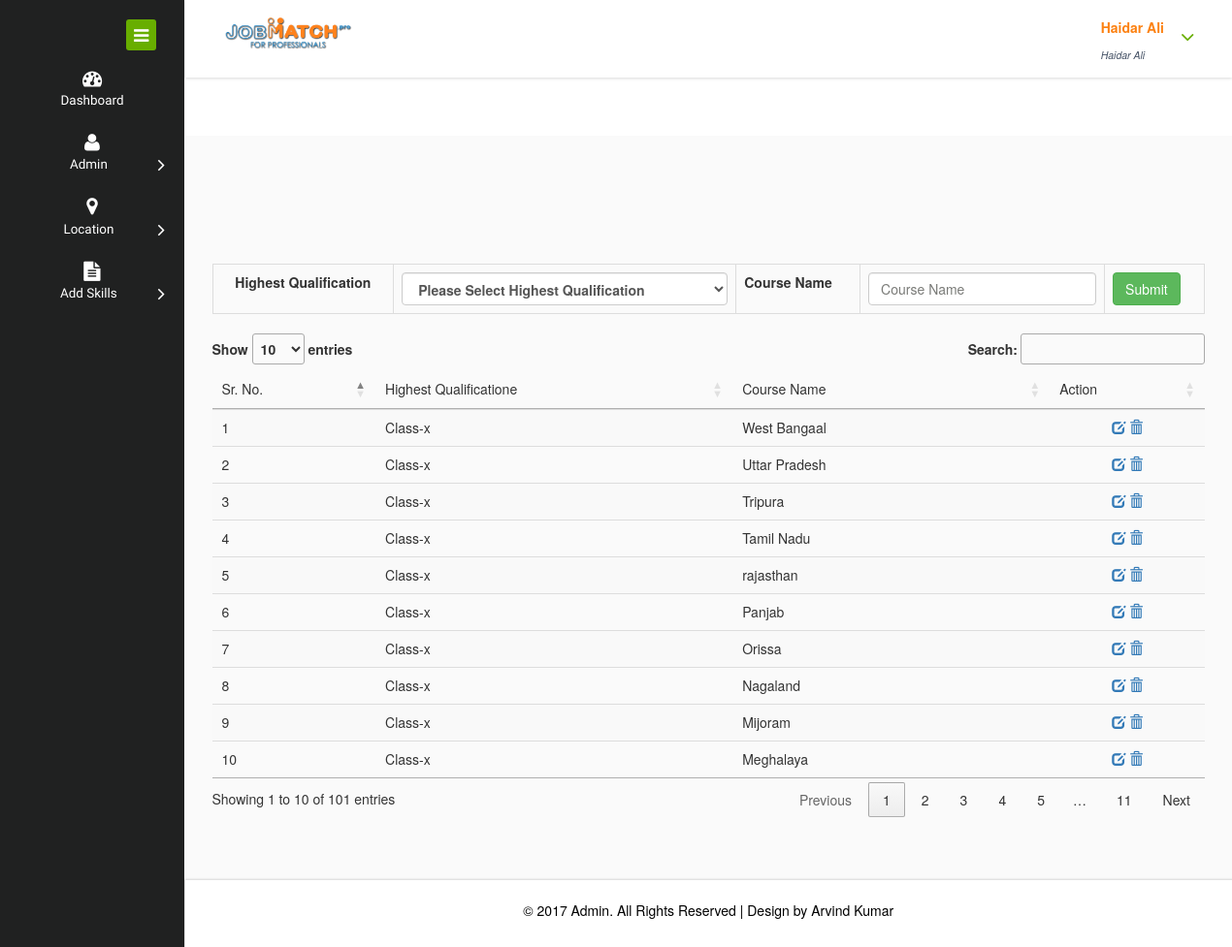
The app's page /qualification-course.php (signed in) with its own data.
### tables this page shows
CREATE TABLE `admin_reg` (
  `admin_reg_id` int(11) NOT NULL,
  `admin_reg_name` varchar(255) NOT NULL,
  `admin_reg_email` varchar(255) NOT NULL,
  `admin_reg_password` varchar(255) NOT NULL,
  `admin_reg_date` varchar(255) NOT NULL
);

CREATE TABLE `highest_qualification` (
  `highest_qualification_id` int(11) NOT NULL,
  `highest_qualification_name` varchar(255) NOT NULL
);

CREATE TABLE `highest_qualification_course` (
  `highest_qualification_course_id` int(11) NOT NULL,
  `highest_qualification_course_name` varchar(255) NOT NULL,
  `highest_qualification_course_h_q_id` varchar(255) NOT NULL,
  `Bord` int(11) NOT NULL
);

### qualification-course.php (the view, shortened to what this page needs)
<?php
$bntCap="Submit";
include("include/head.php");
$highest_qualification_course_name="";
?>
<link href="http://maxcdn.bootstrapcdn.com/bootstrap/3.2.0/css/bootstrap.min.css" rel="stylesheet">
<link rel="stylesheet" href="http://cdn.datatables.net/1.10.2/css/jquery.dataTables.min.css"></style>
<div class="page-container" >
   <div class="left-content">
	   <div class="mother-grid-inner">
         <?php include("include/header.php"); ?>
<div class="inner-block">
    <div class="blank">
	<br />
	<form action="include/query.php" method="post" enctype="multipart/form-data">
		<table class="table table-bordered">
			<tr>
				<th class="text-center">Highest Qualification</th>
				<th >
					<select  class="form-control" name="highest_qualification_course_h_q_id">
						<?php
							$sql = "SELECT * from  highest_qualification";
							$result = $conn->query($sql);
							if ($result->num_rows > 0)
								{
									echo "<option> Please Select Highest Qualification</option>";
										?>
										<?php
								}
							else
								{
									echo "<option> There Is No Data</option>";
								}
						?>
					</select>
				</th>
				<th> Course Name </th>
				<td><input type="text" name="highest_qualification_course_name" value="<?php echo $highest_qualification_course_name; ?>" placeholder="Course Name" required="" class="form-control"></td>
				<th>
					<input class="btn btn-success" type="submit" name="add_highest_qualification_course" value="<?php echo $bntCap; ?>">
					</form>
			<table id="myTable1" class="table table-striped resposive"  width="100%">
			 <thead>
          <tr>
		  		<td>Sr. No.</td>
				<td>Highest Qualificatione</td>
				<td>Course Name</td>
				<td>Action</td>
		  </tr>
		  </thead>
		  <?php
$sr="1";
$sql = "SELECT * from  highest_qualification,highest_qualification_course where highest_qualification_course_h_q_id=highest_qualification_id ORDER BY highest_qualification_course_id DESC";
$result = $conn->query($sql);
if ($result->num_rows > 0)
{
    while($row = $result->fetch_assoc())
	{
?>
		 <tr>
		  		<td><?php echo $sr; ?></td>
				<td><?php echo  $row['highest_qualification_name']; ?></td>
				<td><?php echo  $row['highest_qualification_course_name']; ?></td>
				<td class="text-center">
				<a href="qualification-course.php?edit=<?php echo  $row['highest_qualification_course_id']; ?>"><label class="glyphicon glyphicon-edit"></label></a>
				<a href="#" onClick="delRecord('<?php echo  $row['highest_qualification_course_id']; ?>')"> <label class="glyphicon glyphicon-trash"></label></a>
				</td>
		  </tr>
<?php
$sr++;
    }
}
?>
		</table>
    </div>
</div>
<?php include("include/footer.php"); ?>
</div>
</div>
<?php include("include/sidemenu.php"); ?>
</body>
</html>

### include/head.php (shortened to what this page needs)
<!DOCTYPE HTML>
<html>
<head>
<link href="css/bootstrap.css" rel="stylesheet" type="text/css" media="all">
<link href="css/style.css" rel="stylesheet" type="text/css" media="all"/>
<link href="css/mycss.css" rel="stylesheet" type="text/css" media="all"/>
<link href="css/font-awesome.css" rel="stylesheet">
</head>
<body>

### include/header.php (shortened to what this page needs)
<div class="header-main">
  <div class="header-left">
			<div class="logo-name">
									 <a href="index.php"><img src="../images/job-logo.png" class="img-responsive" />
								  </a>
							</div>
							<div class="clearfix"> </div>
						 </div>
						 <div class="header-right">
<?php
$sql = "SELECT * from  admin_reg ORDER BY admin_reg_id DESC";
$result = $conn->query($sql);
    while($row = $result->fetch_assoc())
	{
?>
							<div class="profile_details">
								<ul>
									<li class="dropdown profile_details_drop">
										<a href="#" class="dropdown-toggle" data-toggle="dropdown" aria-expanded="false">
											<div class="profile_img">
					<div class="user-name">
					<p><?php echo  $row['admin_reg_name']; ?></p>
					<span><?php echo $_SESSION['user']; ?></span>
					</div>
												<i class="fa fa-angle-down lnr"></i>
												<div class="clearfix"></div>
											</div>
										</a>
						</li>
								</ul>
							</div>
<?php }  ?>
							<div class="clearfix"> </div>
						</div>
						<br><br>
				     <div class="clearfix"> </div>
						</div>
		<br><br><br>

### include/footer.php
<div class="copyrights">
	 <p>© 2017 Admin. All Rights Reserved | Design by  Arvind Kumar </p>
</div>

### include/sidemenu.php (shortened to what this page needs)
	<div class="sidebar-menu">
		<div class="logo"> <a href="#" class="sidebar-icon"> <span class="fa fa-bars"></span> </a>  </div>
		<div class="menu">
		  <ul id="menu">
			<li id="menu-home" ><a href="index.php"><i class="fa fa-tachometer"></i><span>Dashboard</span></a></li>
			<li id="menu-comunicacao" ><a href="#"><i class="fa fa-user"></i><span>Admin</span><span class="fa fa-angle-right" style="float: right"></span></a>
			</li>
			<li id="menu-comunicacao">
			<a href="#">
			<i class="fa fa-map-marker"></i>
			<span>Location</span><span class="fa fa-angle-right" style="float: right"></span></a>
			</li>
			<li id="menu-academico" ><a href="#"><i class="fa fa-file-text"></i><span>Add Skills</span><span class="fa fa-angle-right" style="float: right"></span></a>
			</li>
		  </ul>
		</div>
	</div>
</div>

### records on screen
admin_reg: admin_reg_name "Haidar Ali"
highest_qualification: highest_qualification_name "Class-x", highest_qualification_course.highest_qualification_course_name "West Bangaal", highest_qualification_course.highest_qualification_course_name "Uttar Pradesh", highest_qualification_course.highest_qualification_course_name "Tripura", highest_qualification_course.highest_qualification_course_name "Tamil Nadu", highest_qualification_course.highest_qualification_course_name "rajasthan", highest_qualification_course.highest_qualification_course_name "Panjab", highest_qualification_course.highest_qualification_course_name "Orissa", highest_qualification_course.highest_qualification_course_name "Nagaland", highest_qualification_course.highest_qualification_course_name "Mijoram", highest_qualification_course.highest_qualification_course_name "Meghalaya"
